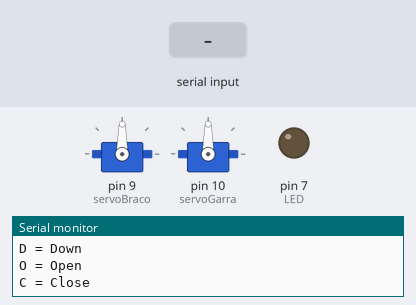
The sketch below on a simulated Arduino Uno, built with avr-gcc and run on an emulated ATmega328P. On the bench: 2 × servo, output pins drawn as LEDs (lit = HIGH), the last lines printed to the serial monitor. The test bench sets the inputs (shaded band).

Above: at 1.2 s.
1.3 s: "U" received over Serial
At 2.5 s:
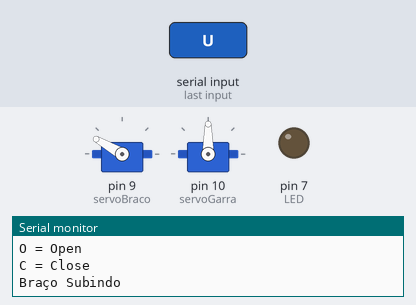
2.8 s: "D" received over Serial
At 3.7 s:
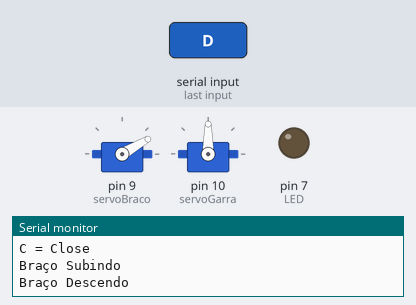
4.3 s: "C" received over Serial
At 4.8 s:
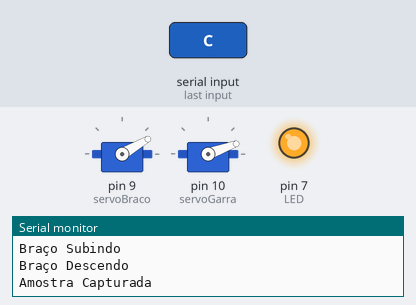
5.8 s: "U" received over Serial
At 7.1 s:
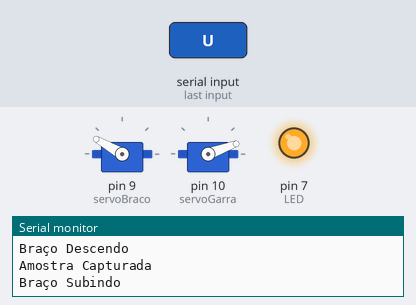
Timing chart, 0 to 8.3 s (numbered marks = the images above; inputs shaded):
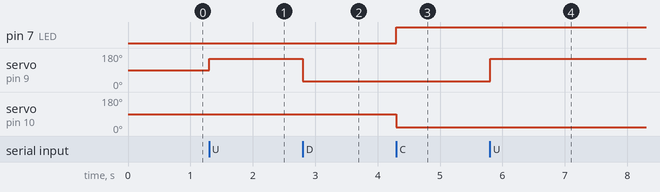

Measured:
- after the input at 1.3 s, servo on pin 9 (servoBraco): 90° → 150° at once
- after the input at 2.8 s, servo on pin 9 (servoBraco): 150° → 30° at once
- after the input at 4.3 s, pin 7 (LED): LOW → HIGH at once; servo on pin 10 (servoGarra): 90° → 20° at once
- after the input at 5.8 s, servo on pin 9 (servoBraco): 30° → 150° at once

The sketch:

Sketch.ino
```cpp
#include <Servo.h> // Biblioteca para controle de motores servo

Servo servoBraco; // Controla subida e descida
Servo servoGarra; // Controla abertura e fechamento

const int LED = 7; // Pino do LED indicador de captura

void setup()
{
  Serial.begin(9600); // Inicia comunicação com o monitor serial

  servoBraco.attach(9);  // Liga o servo do braço no pino 9
  servoGarra.attach(10); // Liga o servo da garra no pino 10

  pinMode(LED, OUTPUT); // Configura o LED como saída

  servoBraco.write(90); // Posição inicial do braço (meio)
  servoGarra.write(90); // Posição inicial da garra (aberta)

  // Imprime o menu de instruções no Serial
  Serial.println("=== Docking & Retrieval ===");
  Serial.println("U = Up");
  Serial.println("D = Down");
  Serial.println("O = Open");
  Serial.println("C = Close");
}

void loop()
{
  // Verifica se o usuário enviou algum comando
  if (Serial.available())
  {
    // Lê o comando e converte sempre para maiúsculo
    char comando = toupper(Serial.read());

    // Executa a ação baseada na letra enviada
    switch(comando)
    {
      case 'U': // Levanta o braço
        servoBraco.write(150);
        Serial.println("Braço Subindo");
        break;

      case 'D': // Abaixa o braço
        servoBraco.write(30);
        Serial.println("Braço Descendo");
        break;

      case 'O': // Abre a garra e desliga o LED
        servoGarra.write(90);
        digitalWrite(LED, LOW);
        Serial.println("Garra Aberta");
        break;

      case 'C': // Fecha a garra e acende o LED (amostra pega)
        servoGarra.write(20);
        digitalWrite(LED, HIGH);
        Serial.println("Amostra Capturada");
        break;
    }
  }
}
```
